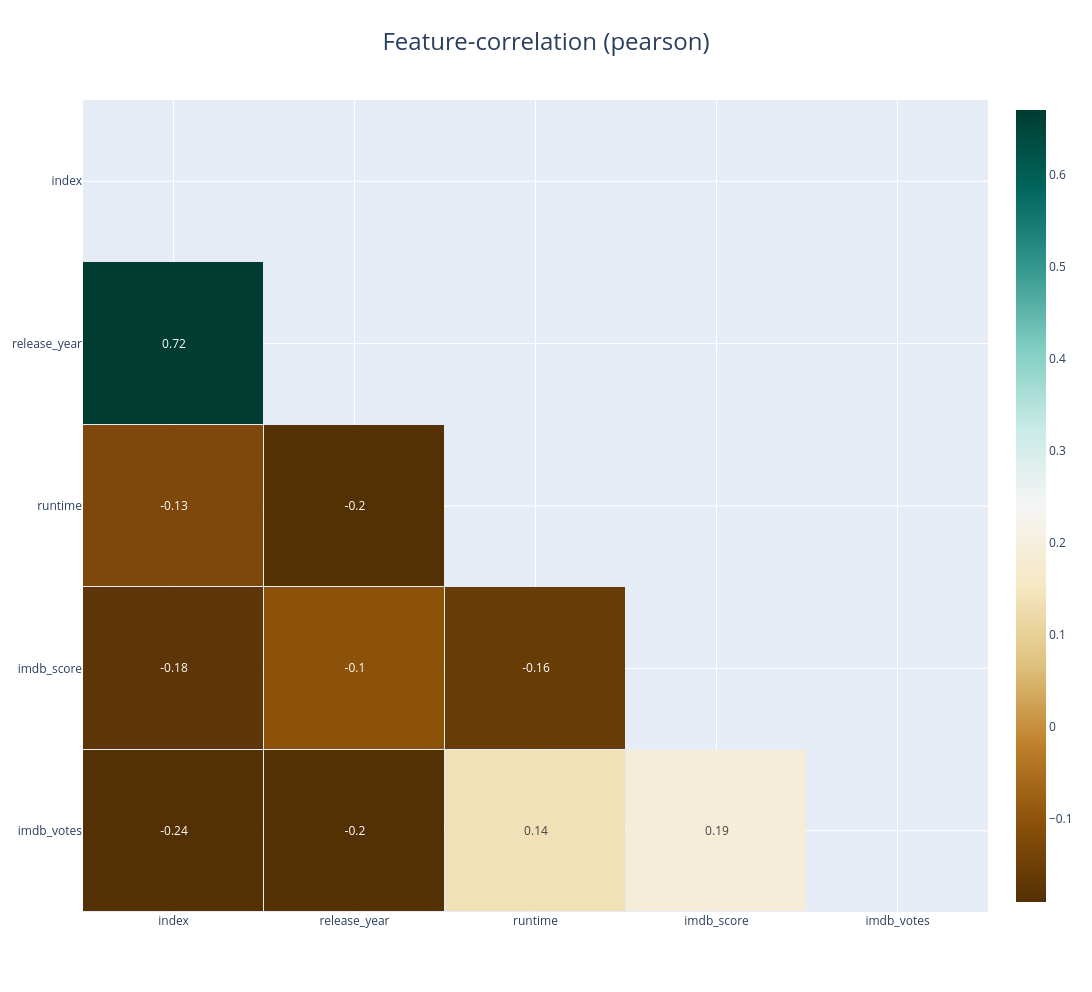

Write notebook code for a chart like this one.
### Code cell
klib.corr_interactive_plot(df, figsize=(10,6))   # Inout qiymatlar muhimligi

### Figure 1 — Plotly figure (JSON) as saved in the notebook; plotly's stock layout.template omitted (floating-point values rounded to 4 significant figures)
{"data": [{"colorscale": [[0, "rgb(84,48,5)"], [0.1, "rgb(140,81,10)"], [0.2, "rgb(191,129,45)"], [0.3, "rgb(223,194,125)"], [0.4, "rgb(246,232,195)"], [0.5, "rgb(245,245,245)"], [0.6, "rgb(199,234,229)"], [0.7, "rgb(128,205,193)"], [0.8, "rgb(53,151,143)"], [0.9, "rgb(1,102,94)"], [1, "rgb(0,60,48)"]], "hoverongaps": false, "text": [["", 0.19, 0.14, -0.2, -0.24], ["", "", -0.16, -0.1, -0.18], ["", "", "", -0.2, -0.13], ["", "", "", "", 0.72], ["", "", "", "", ""]], "textfont": {"size": 12}, "texttemplate": "%{text}", "type": "heatmap", "x": ["imdb_votes", "imdb_score", "runtime", "release_year", "index"], "xgap": 1, "y": ["imdb_votes", "imdb_score", "runtime", "release_year", "index"], "ygap": 1, "z": [[NaN, 0.19, 0.1386, -0.197, -0.2365], [NaN, NaN, -0.1593, -0.1028, -0.1766], [NaN, NaN, NaN, -0.2015, -0.1277], [NaN, NaN, NaN, NaN, 0.7164], [NaN, NaN, NaN, NaN, NaN]], "zmax": 0.67, "zmin": -0.19}], "layout": {"autosize": true, "height": 992.4, "title": {"font": {"size": 24}, "text": "Feature-correlation (pearson)", "x": 0.5}, "width": 1418.0, "xaxis": {"autorange": "reversed"}}}
